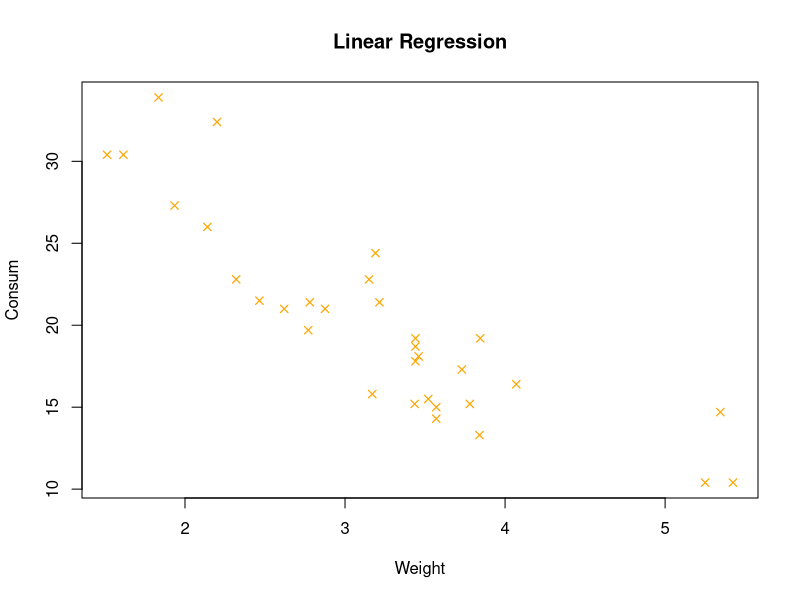

Here is the R script that generated this plot: (Note: this script raises an error after producing the figure.)
plot(mtcars$wt, mtcars$mpg, pch=4,
     lwd=1.2, col="orange",
     main="Linear Regression",
     ylab="Consum", xlab="Weight")

filter <- mtcars$cyl == 4
points(mtcars$wt[filter], mtcars$mpg[filter],
       col="darked", lwd=2, pch=4)

filter <- mtcars$cyl == 8
points(mtcars$wt[filter], mtcars$mpg[filter],
       col="darkgreen", lwd=2, pch=4)

legend("topright",
       legend= c ("4 cyl","6 cyl","8 cyl"),
       col= c("darkred", "orange", "darkgreen"),
       pch=4, title ="Legend", horiz =TRUE)

